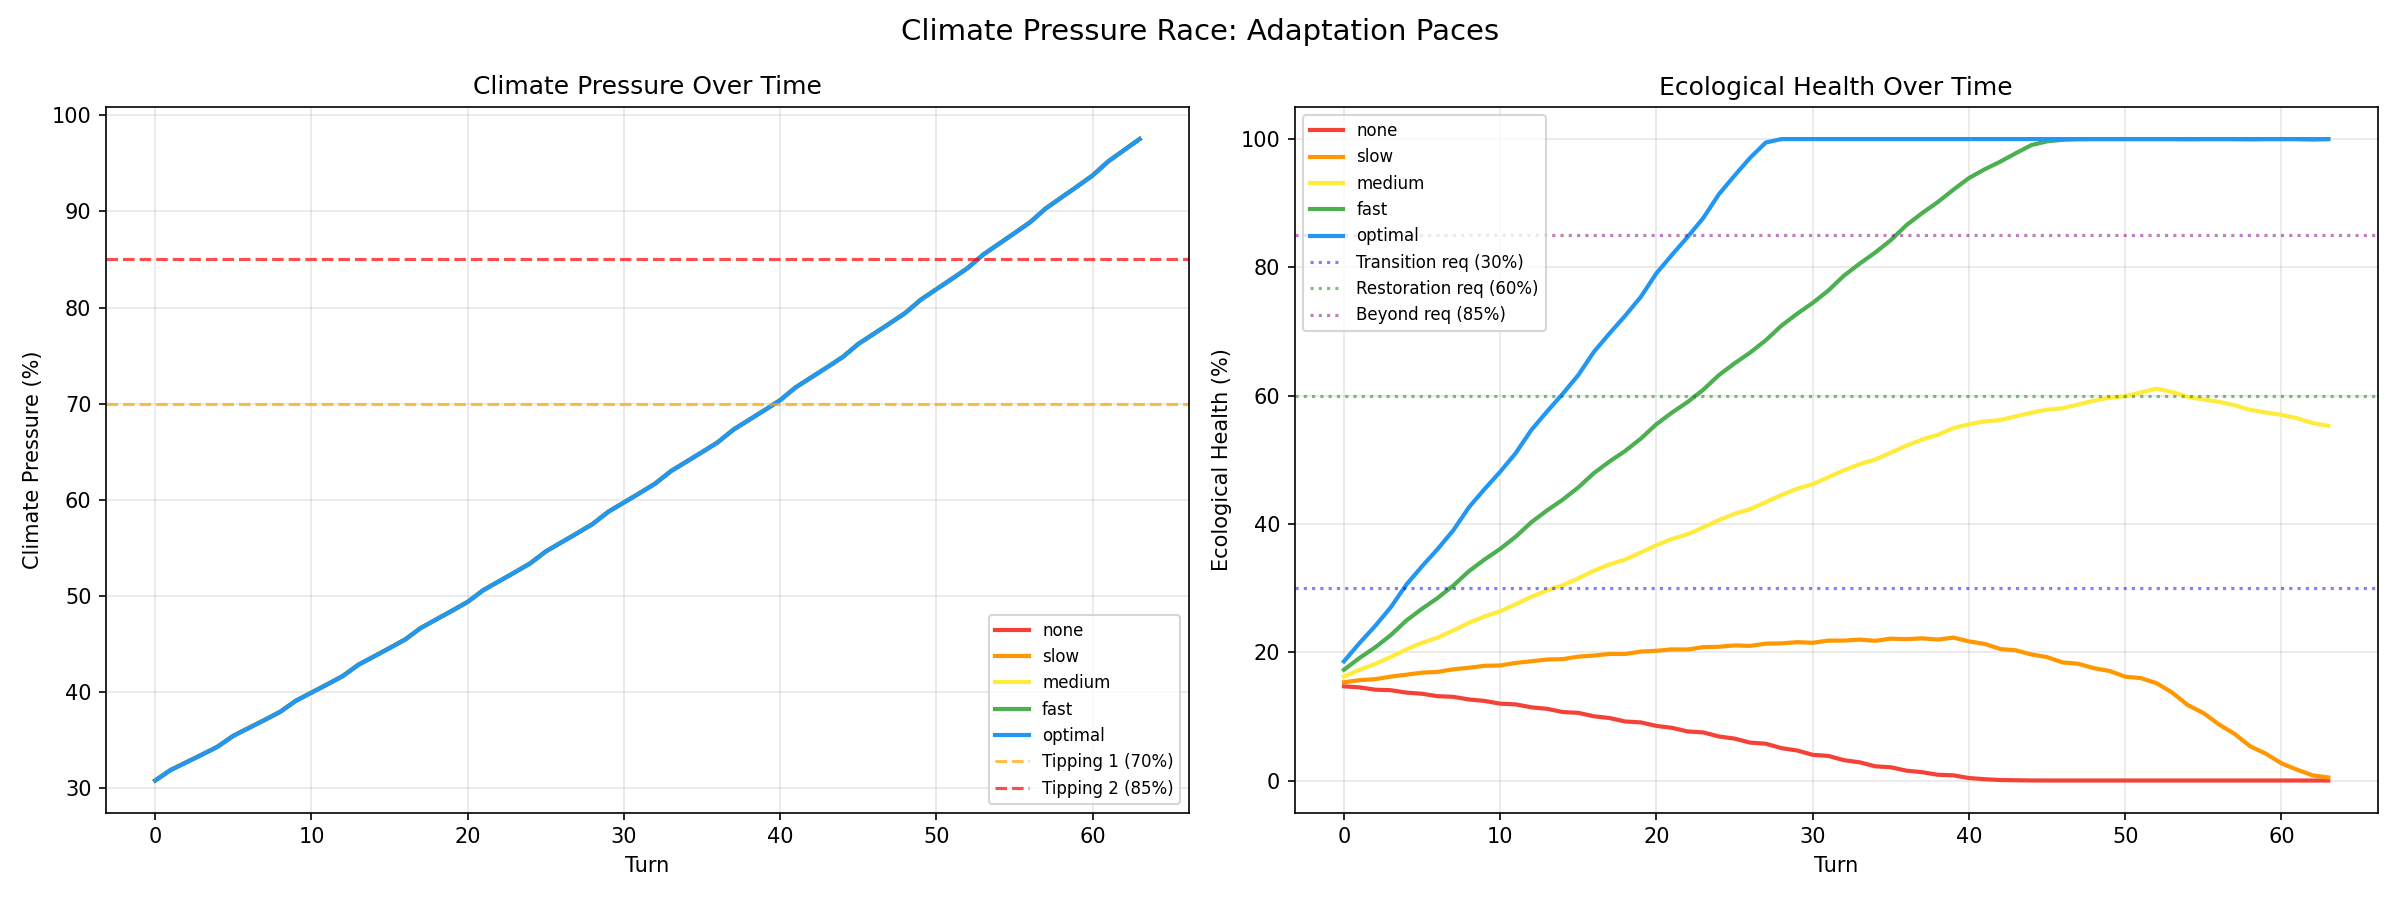

This figure's Python source:
"""
Simulation 3: Climate Pressure Race
Model the race between climate pressure (always rising) and player adaptation.
Find the point of no return, minimum adaptation pace, and tipping point timing.
"""

import numpy as np
import matplotlib
matplotlib.use('Agg')
import matplotlib.pyplot as plt
from dataclasses import dataclass
from typing import Dict, List, Tuple
import json

np.random.seed(42)

NUM_ITERATIONS = 1000
TOTAL_TURNS = 64

# Climate parameters from spec
BASE_CLIMATE_RISE = 0.8    # per turn
ACCELERATION_PER_YEAR = 0.03  # 3% faster per year
SUMMER_BONUS = 0.3

# Tipping points
TIPPING_1 = 70  # Growing season reduction
TIPPING_2 = 85  # Severe ongoing damage

# Adaptation: each completed ecology project provides ongoing damage reduction
# Modeled as effective_damage = base_damage * (1 - adaptation_level)
# where adaptation_level comes from completed projects


@dataclass
class ClimateState:
    climate: float = 30.0
    eco: float = 15.0
    trust: float = 50.0
    food: float = 10.0
    budget: float = 4.2
    adaptation_level: float = 0.0  # 0 to 1, how much damage is mitigated
    projects_completed: int = 0
    tipping1_turn: int = -1
    tipping2_turn: int = -1
    unwinnable_turn: int = -1  # turn when game becomes unwinnable
    alive: bool = True


def climate_rise_per_turn(turn: int) -> float:
    """Calculate how much climate rises this turn."""
    year = turn // 4
    season = ["Spring", "Summer", "Fall", "Winter"][turn % 4]
    base = BASE_CLIMATE_RISE * (1.0 + year * ACCELERATION_PER_YEAR)
    seasonal = SUMMER_BONUS if season == "Summer" else 0.0
    return base + seasonal


def climate_damage(climate: float, season_idx: int) -> Tuple[float, float, float]:
    """Calculate damage from climate events.
    Returns (eco_damage, food_damage, trust_damage)"""
    # Event probability scales with pressure
    event_prob = min(0.9, 0.1 + climate / 100 * 0.7)

    if np.random.random() > event_prob:
        return (0, 0, 0)

    severity = 0.3 + (climate / 100) * 0.7

    season = ["Spring", "Summer", "Fall", "Winter"][season_idx]
    if season == "Summer":
        return (severity * 1, severity * 1, severity * 3)
    elif season == "Spring":
        return (severity * 2, severity * 2, severity * 1)
    elif season == "Fall":
        return (severity * 2, severity * 1, severity * 2)
    else:
        return (severity * 0.5, severity * 0.5, severity * 2)


def simulate_climate_race(adaptation_pace: str, adaptation_start: int = 0) -> Dict:
    """
    adaptation_pace: 'none', 'slow', 'medium', 'fast', 'optimal'
    adaptation_start: turn at which adaptation efforts begin
    """
    state = ClimateState()

    climate_history = []
    eco_history = []
    adaptation_history = []
    damage_history = []

    # Adaptation rates per turn once started
    adaptation_rates = {
        "none": 0.0,
        "slow": 0.005,    # ~0.5% per turn
        "medium": 0.012,  # ~1.2% per turn
        "fast": 0.02,     # ~2% per turn
        "optimal": 0.03,  # ~3% per turn
    }

    eco_gain_rates = {
        "none": 0.0,
        "slow": 0.5,
        "medium": 1.2,
        "fast": 2.0,
        "optimal": 3.0,
    }

    rate = adaptation_rates[adaptation_pace]
    eco_rate = eco_gain_rates[adaptation_pace]

    for t in range(TOTAL_TURNS):
        season_idx = t % 4

        # Climate always rises
        rise = climate_rise_per_turn(t)
        state.climate += rise
        state.climate = min(100, state.climate)

        # Tipping point tracking
        if state.climate >= TIPPING_1 and state.tipping1_turn == -1:
            state.tipping1_turn = t
        if state.climate >= TIPPING_2 and state.tipping2_turn == -1:
            state.tipping2_turn = t

        # Tipping point effects
        tipping_eco_drain = 0
        tipping_food_drain = 0
        if state.climate >= TIPPING_2:
            tipping_eco_drain = 1.5
            tipping_food_drain = 1.0
        elif state.climate >= TIPPING_1:
            tipping_eco_drain = 0.5
            tipping_food_drain = 0.5

        # Climate event damage
        eco_dmg, food_dmg, trust_dmg = climate_damage(state.climate, season_idx)

        # Adaptation reduces damage
        effective_reduction = state.adaptation_level
        eco_dmg *= (1 - effective_reduction)
        food_dmg *= (1 - effective_reduction)
        trust_dmg *= (1 - effective_reduction)

        state.eco -= eco_dmg + tipping_eco_drain
        state.food -= food_dmg + tipping_food_drain
        state.trust -= trust_dmg

        # Player adaptation efforts
        if t >= adaptation_start:
            state.adaptation_level = min(0.7, state.adaptation_level + rate)  # Cap at 70% reduction
            state.eco += eco_rate

            # Spring ecology bonus
            if season_idx == 0:
                state.eco += eco_rate * 0.3

        # Annual budget
        if t > 0 and t % 4 == 0:
            state.budget += 2.5

        # Clamp
        state.eco = np.clip(state.eco, 0, 100)
        state.food = np.clip(state.food, 0, 100)
        state.trust = np.clip(state.trust, 0, 100)

        # Check if game is unwinnable
        # Unwinnable = eco below 0 and climate above tipping 2 with no way to recover
        if state.eco <= 5 and state.climate >= 85 and state.unwinnable_turn == -1:
            state.unwinnable_turn = t

        total_dmg = eco_dmg + food_dmg + trust_dmg
        climate_history.append(state.climate)
        eco_history.append(state.eco)
        adaptation_history.append(state.adaptation_level)
        damage_history.append(total_dmg)

    return {
        "climate_history": climate_history,
        "eco_history": eco_history,
        "adaptation_history": adaptation_history,
        "damage_history": damage_history,
        "tipping1_turn": state.tipping1_turn,
        "tipping2_turn": state.tipping2_turn,
        "unwinnable_turn": state.unwinnable_turn,
        "final_climate": state.climate,
        "final_eco": state.eco,
    }


def run_analysis():
    print("="*80)
    print("SIMULATION 3: CLIMATE PRESSURE RACE")
    print("="*80)

    # --- Part 1: Pure climate rise (no adaptation) ---
    print("\n--- Part 1: Climate Rise Without Adaptation ---")
    climate_no_adapt = []
    for _ in range(100):
        result = simulate_climate_race("none")
        climate_no_adapt.append(result)

    avg_tipping1 = np.mean([r["tipping1_turn"] for r in climate_no_adapt if r["tipping1_turn"] >= 0])
    avg_tipping2 = np.mean([r["tipping2_turn"] for r in climate_no_adapt if r["tipping2_turn"] >= 0])
    pct_tipping1 = sum(1 for r in climate_no_adapt if r["tipping1_turn"] >= 0) / len(climate_no_adapt) * 100
    pct_tipping2 = sum(1 for r in climate_no_adapt if r["tipping2_turn"] >= 0) / len(climate_no_adapt) * 100

    print(f"  Climate starts at 30%, rises every turn")
    print(f"  Tipping Point 1 (70%): avg turn {avg_tipping1:.1f} ({pct_tipping1:.0f}% of games)")
    print(f"  Tipping Point 2 (85%): avg turn {avg_tipping2:.1f} ({pct_tipping2:.0f}% of games)")

    # --- Part 2: Different adaptation paces ---
    print("\n--- Part 2: Different Adaptation Paces ---")
    paces = ["none", "slow", "medium", "fast", "optimal"]
    pace_results = {}

    for pace in paces:
        print(f"\n  Adaptation pace: {pace}")
        iter_results = []
        for _ in range(NUM_ITERATIONS):
            result = simulate_climate_race(pace)
            iter_results.append(result)

        avg_final_eco = np.mean([r["final_eco"] for r in iter_results])
        avg_final_climate = np.mean([r["final_climate"] for r in iter_results])
        pct_unwinnable = sum(1 for r in iter_results if r["unwinnable_turn"] >= 0) / NUM_ITERATIONS * 100
        avg_unwinnable = np.mean([r["unwinnable_turn"] for r in iter_results if r["unwinnable_turn"] >= 0]) if pct_unwinnable > 0 else -1

        avg_eco_history = np.mean([r["eco_history"] for r in iter_results], axis=0)
        avg_climate_history = np.mean([r["climate_history"] for r in iter_results], axis=0)
        avg_adapt_history = np.mean([r["adaptation_history"] for r in iter_results], axis=0)

        pace_results[pace] = {
            "avg_final_eco": avg_final_eco,
            "avg_final_climate": avg_final_climate,
            "pct_unwinnable": pct_unwinnable,
            "avg_unwinnable_turn": avg_unwinnable,
            "avg_eco_history": avg_eco_history,
            "avg_climate_history": avg_climate_history,
            "avg_adapt_history": avg_adapt_history,
        }

        print(f"    Final eco: {avg_final_eco:.1f}%")
        print(f"    Final climate: {avg_final_climate:.1f}%")
        print(f"    % games become unwinnable: {pct_unwinnable:.1f}%")
        if avg_unwinnable >= 0:
            print(f"    Avg unwinnable turn: {avg_unwinnable:.1f}")

    # --- Part 3: Delayed adaptation start ---
    print("\n--- Part 3: Effect of Delayed Adaptation (medium pace) ---")
    delay_results = {}
    for delay in [0, 4, 8, 12, 16, 24, 32]:
        iter_results = []
        for _ in range(NUM_ITERATIONS):
            result = simulate_climate_race("medium", adaptation_start=delay)
            iter_results.append(result)

        avg_final_eco = np.mean([r["final_eco"] for r in iter_results])
        pct_unwinnable = sum(1 for r in iter_results if r["unwinnable_turn"] >= 0) / NUM_ITERATIONS * 100

        delay_results[delay] = {
            "avg_final_eco": avg_final_eco,
            "pct_unwinnable": pct_unwinnable,
        }

        print(f"  Start at turn {delay}: final eco {avg_final_eco:.1f}%, unwinnable {pct_unwinnable:.1f}%")

    # --- Charts ---
    turns = np.arange(TOTAL_TURNS)

    # Chart 1: Climate vs Eco for different adaptation paces
    fig, axes = plt.subplots(1, 2, figsize=(16, 6))
    fig.suptitle("Climate Pressure Race: Adaptation Paces", fontsize=14)

    colors = {"none": "#F44336", "slow": "#FF9800", "medium": "#FFEB3B",
              "fast": "#4CAF50", "optimal": "#2196F3"}

    for pace in paces:
        r = pace_results[pace]
        axes[0].plot(turns, r["avg_climate_history"], label=f"{pace}", color=colors[pace], linewidth=2)
        axes[1].plot(turns, r["avg_eco_history"], label=f"{pace}", color=colors[pace], linewidth=2)

    axes[0].axhline(y=70, color='orange', linestyle='--', alpha=0.7, label='Tipping 1 (70%)')
    axes[0].axhline(y=85, color='red', linestyle='--', alpha=0.7, label='Tipping 2 (85%)')
    axes[0].set_title("Climate Pressure Over Time")
    axes[0].set_xlabel("Turn")
    axes[0].set_ylabel("Climate Pressure (%)")
    axes[0].legend(fontsize=8)
    axes[0].grid(True, alpha=0.3)

    axes[1].axhline(y=30, color='blue', linestyle=':', alpha=0.5, label='Transition req (30%)')
    axes[1].axhline(y=60, color='green', linestyle=':', alpha=0.5, label='Restoration req (60%)')
    axes[1].axhline(y=85, color='purple', linestyle=':', alpha=0.5, label='Beyond req (85%)')
    axes[1].set_title("Ecological Health Over Time")
    axes[1].set_xlabel("Turn")
    axes[1].set_ylabel("Ecological Health (%)")
    axes[1].legend(fontsize=8)
    axes[1].grid(True, alpha=0.3)

    plt.tight_layout()
    plt.savefig("/Users/annhoward/src/city_builder/simulations/sim3_climate_race.png", dpi=150)
    plt.close()

    # Chart 2: Delayed adaptation impact
    fig, (ax1, ax2) = plt.subplots(1, 2, figsize=(14, 6))
    fig.suptitle("Impact of Delayed Adaptation (Medium Pace)", fontsize=14)

    delays = sorted(delay_results.keys())
    eco_vals = [delay_results[d]["avg_final_eco"] for d in delays]
    unwin_vals = [delay_results[d]["pct_unwinnable"] for d in delays]

    ax1.bar(range(len(delays)), eco_vals, color="#4CAF50")
    ax1.set_xticks(range(len(delays)))
    ax1.set_xticklabels([f"T{d}" for d in delays])
    ax1.set_xlabel("Adaptation Start Turn")
    ax1.set_ylabel("Final Eco Health (%)")
    ax1.set_title("Final Ecological Health by Start Turn")
    ax1.grid(True, alpha=0.3, axis='y')

    ax2.bar(range(len(delays)), unwin_vals, color="#F44336")
    ax2.set_xticks(range(len(delays)))
    ax2.set_xticklabels([f"T{d}" for d in delays])
    ax2.set_xlabel("Adaptation Start Turn")
    ax2.set_ylabel("% Games Unwinnable")
    ax2.set_title("% Games Becoming Unwinnable by Start Turn")
    ax2.grid(True, alpha=0.3, axis='y')

    plt.tight_layout()
    plt.savefig("/Users/annhoward/src/city_builder/simulations/sim3_delayed_adaptation.png", dpi=150)
    plt.close()

    # Chart 3: Point of no return analysis
    fig, ax = plt.subplots(figsize=(12, 6))
    fig.suptitle("Climate Pressure: Pure Rise Trajectory (No Adaptation)", fontsize=14)

    # Show the pure climate rise curve
    avg_climate_none = pace_results["none"]["avg_climate_history"]
    ax.plot(turns, avg_climate_none, color="red", linewidth=3, label="Climate Pressure")

    ax.axhline(y=70, color='orange', linestyle='--', linewidth=2, label=f'Tipping 1 (70%) ~ Turn {avg_tipping1:.0f}')
    ax.axhline(y=85, color='darkred', linestyle='--', linewidth=2, label=f'Tipping 2 (85%) ~ Turn {avg_tipping2:.0f}')

    ax.fill_between(turns, 0, avg_climate_none, alpha=0.1, color='red')
    ax.set_xlabel("Turn (4 turns = 1 year)")
    ax.set_ylabel("Climate Pressure (%)")
    ax.legend(fontsize=10)
    ax.grid(True, alpha=0.3)

    # Add year markers
    for year in range(0, 17, 4):
        turn = year * 4
        if turn < TOTAL_TURNS:
            ax.axvline(x=turn, color='gray', linestyle=':', alpha=0.3)
            ax.annotate(f"Year {year}", xy=(turn, 5), fontsize=8, color='gray')

    plt.tight_layout()
    plt.savefig("/Users/annhoward/src/city_builder/simulations/sim3_pure_climate_rise.png", dpi=150)
    plt.close()

    # --- Summary ---
    print("\n" + "="*80)
    print("SIMULATION 3: CLIMATE RACE - KEY FINDINGS")
    print("="*80)

    print(f"\n1. TIPPING POINT TIMING (without adaptation):")
    print(f"   Tipping 1 (70%): Turn {avg_tipping1:.0f} = Year {avg_tipping1/4:.0f} (Season {int(avg_tipping1)%4})")
    print(f"   Tipping 2 (85%): Turn {avg_tipping2:.0f} = Year {avg_tipping2/4:.0f} (Season {int(avg_tipping2)%4})")

    print(f"\n2. MINIMUM ADAPTATION PACE:")
    for pace in paces:
        r = pace_results[pace]
        viable = "VIABLE" if r["pct_unwinnable"] < 20 else "RISKY" if r["pct_unwinnable"] < 50 else "NOT VIABLE"
        print(f"   {pace:>8}: {viable} (unwinnable in {r['pct_unwinnable']:.1f}% of games, final eco {r['avg_final_eco']:.1f}%)")

    print(f"\n3. POINT OF NO RETURN:")
    for delay, dr in delay_results.items():
        if dr["pct_unwinnable"] > 50:
            print(f"   If adaptation starts after turn {delay}, >50% of games become unwinnable")
            break
    else:
        print(f"   Even starting at turn 32, games remain winnable with medium adaptation")

    # Save JSON
    summary = {
        "tipping_point_1_avg_turn": round(avg_tipping1, 1),
        "tipping_point_2_avg_turn": round(avg_tipping2, 1),
        "adaptation_viability": {
            pace: {
                "pct_unwinnable": round(pace_results[pace]["pct_unwinnable"], 1),
                "final_eco": round(pace_results[pace]["avg_final_eco"], 1),
                "final_climate": round(pace_results[pace]["avg_final_climate"], 1),
            } for pace in paces
        },
        "delayed_adaptation": {
            str(d): {
                "final_eco": round(dr["avg_final_eco"], 1),
                "pct_unwinnable": round(dr["pct_unwinnable"], 1),
            } for d, dr in delay_results.items()
        },
    }

    with open("/Users/annhoward/src/city_builder/simulations/sim3_results.json", "w") as f:
        json.dump(summary, f, indent=2)

    print("\nResults saved to sim3_results.json")


if __name__ == "__main__":
    run_analysis()
